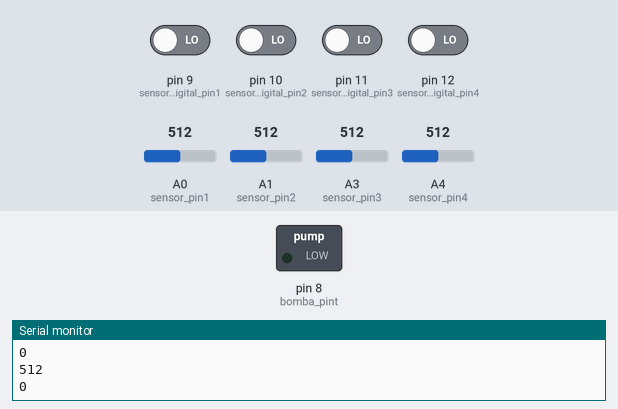
Simulated run of this sketch. Board: Arduino Uno, built with avr-gcc and run on an emulated ATmega328P. Shown: switched loads named in the sketch (green lamp = pin HIGH), the last lines printed to the serial monitor. Inputs (shaded band) come from the test bench; at power-on: pin 9 (sensor_digital_pin1), pin 10 (sensor_digital_pin2), pin 11 (sensor_digital_pin3), pin 12 (sensor_digital_pin4) LOW, A0 (sensor_pin1) = 512, A1 (sensor_pin2) = 512, A3 (sensor_pin3) = 512, A4 (sensor_pin4) = 512.

Above: at 1.8 s.
1.9 s: A0 (sensor_pin1) set to 590
3.4 s: A0 (sensor_pin1) set to 611
At 4.7 s:
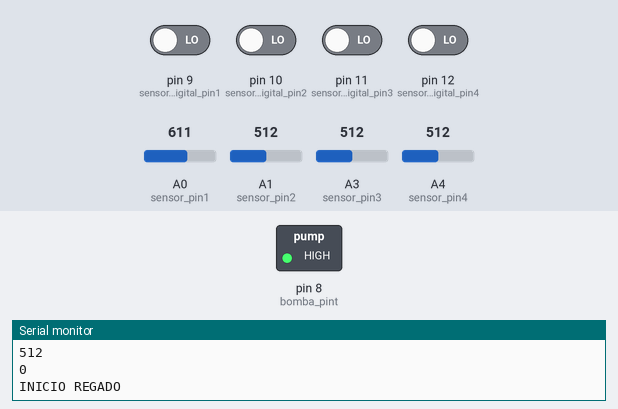
Timing chart, 0 to 6.4 s (numbered marks = the images above; inputs shaded):
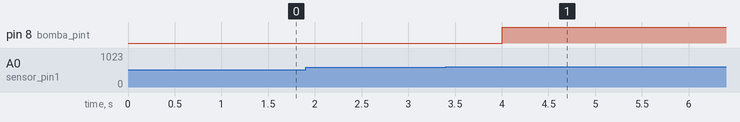

The sketch:

humidity-sensor.ino
```cpp
#define MAX_ITEMS 5
const int sensor_pin1 = A0;
const int sensor_pin2 = A1;
const int sensor_pin3 = A3;
const int sensor_pin4 = A4;
const int sensor_pin5 = A5;
const int bomba_pint = 8;
const int sensor_digital_pin1 = 9;
const int sensor_digital_pin2 = 10;
const int sensor_digital_pin3 = 11;
const int sensor_digital_pin4 = 12;
const int sensor_digital_pin5 = 13;
void setup() {
   Serial.begin(9600);
   pinMode(bomba_pint, OUTPUT);
   digitalWrite(bomba_pint, LOW);
   pinMode(sensor_digital_pin1, INPUT);
   pinMode(sensor_digital_pin2, INPUT);
   pinMode(sensor_digital_pin3, INPUT);
   pinMode(sensor_digital_pin4, INPUT);
   pinMode(sensor_digital_pin5, INPUT);
}

class SensorClass{
  private:
    int FailedSensorsDisable[MAX_ITEMS];
    int ActiveSensorsEnable[MAX_ITEMS];
  public:
    void ActiveSensors(int sensors[5], int analogPin[5], int sensors_status[5]) {
      bool flag  = false;
      int conuntFailed = 0;
      int countSuccess;
      for (int i = 0; i < 5; i++) {
        if (sensors_status[i] == 1) {
          Serial.println(i);
          Serial.println("ERROR");
          FailedSensorsDisable[i] = analogPin[i];
          conuntFailed++;
        } else {
          ActiveSensorsEnable[i] = analogPin[i];
          countSuccess++;
          if (sensors[i] > 600 && sensors[i] <= 1012) {
            flag = true;
          }
        }
      }
      if (flag) {
        toWater();
      }
    }
};

SensorClass SC1;

void loop()
{
   int humedad_sensor1 = analogRead(sensor_pin1);
   int humedad_sensor2 = analogRead(sensor_pin2);
   int humedad_sensor3 = analogRead(sensor_pin3);
   int humedad_sensor4 = analogRead(sensor_pin4);
   //int humedad_sensor5 = analogRead(sensor_pin5);
   int sensor1_status1 = digitalRead(sensor_digital_pin1);
   int sensor1_status2 = digitalRead(sensor_digital_pin2);
   int sensor1_status3 = digitalRead(sensor_digital_pin3);
   int sensor1_status4 = digitalRead(sensor_digital_pin4);
   //int sensor1_status5 = digitalRead(sensor_digital_pin5);
   Serial.println(humedad_sensor4);
   Serial.println(sensor1_status4);
   int listSensorData[4] = {
      humedad_sensor1,
      humedad_sensor2,
      humedad_sensor3,
      humedad_sensor4,
    };
   int analogPin[4] = {
    sensor_pin1,
    sensor_pin2,
    sensor_pin3,
    sensor_pin4,
    };
   int sensors_status[4] = {
    sensor1_status1,
    sensor1_status2,
    sensor1_status3,
    sensor1_status4,
   };
   SC1.ActiveSensors(listSensorData, analogPin, sensors_status);
   delay(1000);
}

void readHumedad(int humedad_sensor1, int humedad_sensor2, int humedad_sensor3, int humedad_sensor4, int humedad_sensor5) {
  bool flag = false;
  int humedadparam = 600;
}


void toWater()
{
   Serial.println("INICIO REGADO");
   digitalWrite(bomba_pint, HIGH);   // poner el Pin en HIGH
   //delay(600000);               // esperar 10 segundos
   delay(10000);
   digitalWrite(bomba_pint, LOW);    // poner el Pin en LOW
   delay(10000);
   Serial.println("FIN REGADO");
}
```

Measured:
- the behaviour switches between 600 and 601 on A0 (sensor_pin1) (found by bisection; images 0 and 1)
- after the input at 3.4 s, pin 8 (bomba_pint): LOW → HIGH after 0.60 s
